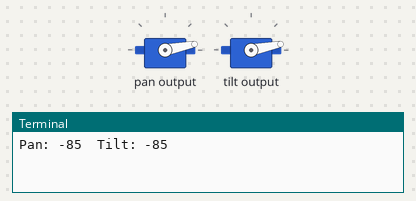
Bench run of a program on a simulated Raspberry Pi (BCM pin numbers) with a Pan-Tilt HAT. On the bench: 2 × servo, the last lines printed to the terminal. Servo angles are drawn from the pulse width (0.5 ms = 0°, 2.5 ms = 180°).

Above: at 0.1 s.
At 8.1 s:
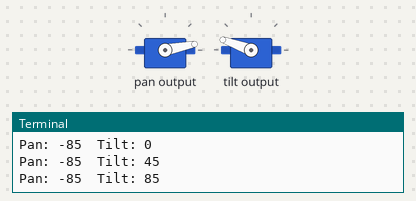
At 18.1 s:
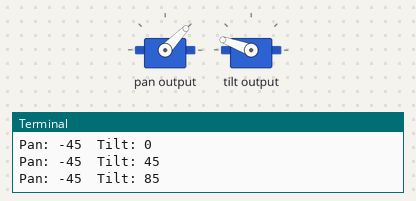
At 38.1 s:
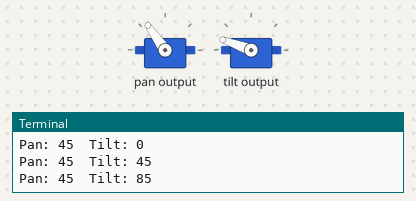
Timing chart, 0 to 39.6 s (numbered marks = the images above):
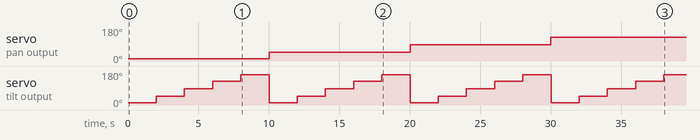

The program:

02_SetPanTilt.py
```python
#!/usr/bin/env python
# Set the pan and tilt mechanism to fixed points
import time
import pantilthat
from array import *

# Disable servos on timeout. Setiing to 1/2 second to allow range of motion to complete
pantilthat.idle_timeout(0.5)

# Sleep time
s = 2

# Fixed Points
# Setting extremes to 85 rather than 90 to protect pantilt mechanism
panArray = array('i',  [-85, -45,  0, 45, 85])
tiltArray = array('i', [-85, -45,  0, 45, 85])

for p in panArray:
    for t in tiltArray:
        print('Pan:', p, ' Tilt:', t)
        pantilthat.pan(p)
        pantilthat.tilt(t)
        time.sleep(s)

print('Pan: 0, Tilt: 0')
pantilthat.pan(0)
pantilthat.tilt(0)
time.sleep(s)
```

Measured:
- by itself, servo on pan output: 11° → 46° at 10.0 s, → 86° 10.0 s later, → 125° 10.0 s later
- by itself, servo on tilt output: repeats every 10.0 s: 86° 2.0 s, 125° 2.0 s, 160° 2.0 s, 11° 2.0 s, 46° 2.0 s
